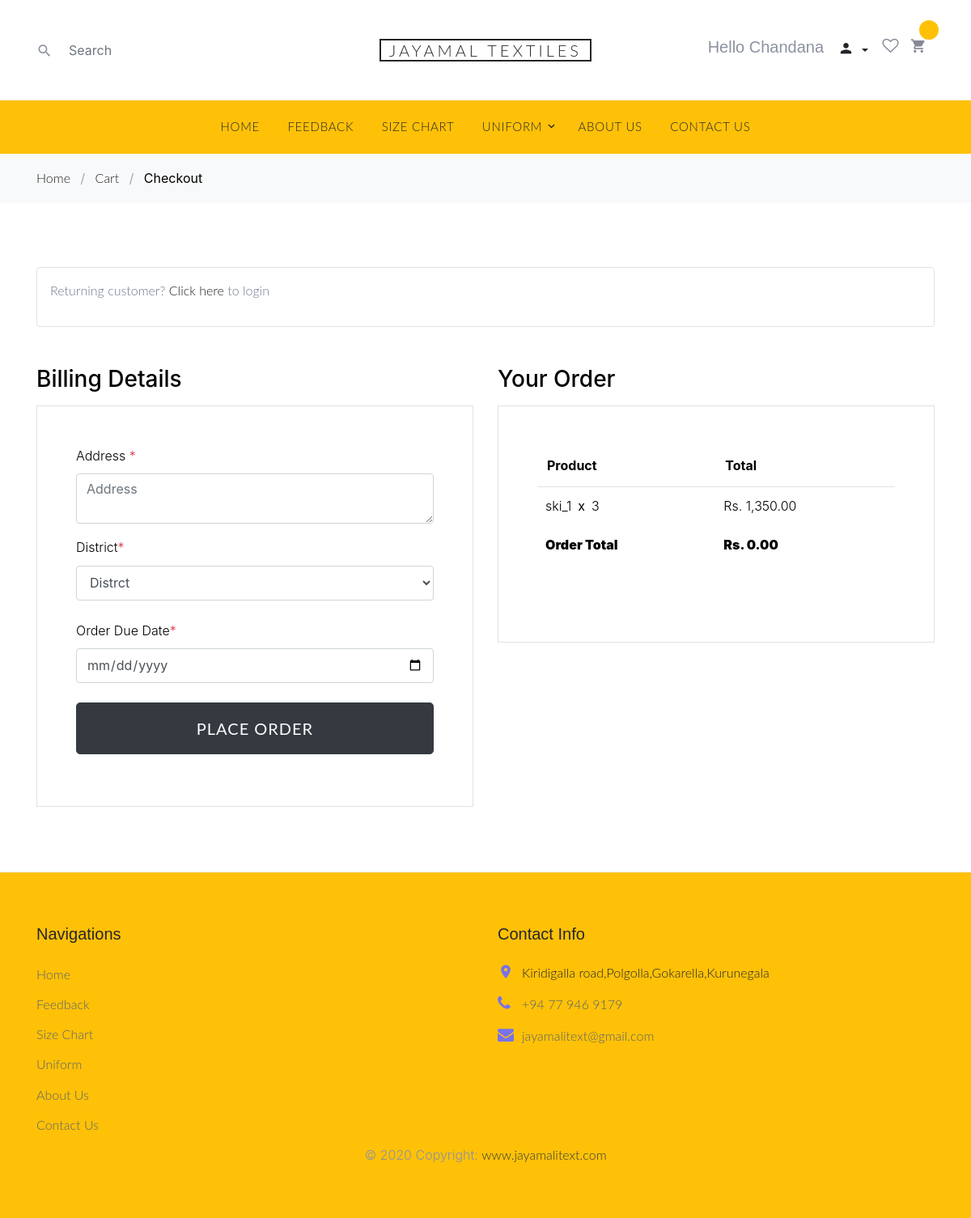
The app's page /JT/checkout.php (signed in) with its own data.
### tables this page shows
CREATE TABLE `orderdetails` (
  `order_ID` int(100) NOT NULL,
  `uniform_ID` varchar(100) NOT NULL,
  `user_ID` int(100) NOT NULL,
  `selected_size` varchar(45) DEFAULT NULL,
  `price` int(100) NOT NULL,
  `quantity` int(100) NOT NULL,
  `total_price` int(100) NOT NULL
);

### JT/checkout.php (the view, shortened to what this page needs)
<?php
include('config/dbcon.php');
?>
<!DOCTYPE html>
<html lang="en">
<head>
  <link rel="stylesheet" href="fonts/icomoon/style.css">
  <link rel="stylesheet" href="css/bootstrap.min.css">
  <link rel="stylesheet" href="css/magnific-popup.css">
  <link rel="stylesheet" href="css/jquery-ui.css">
  <link rel="stylesheet" href="css/owl.carousel.min.css">
  <link rel="stylesheet" href="css/owl.theme.default.min.css">
  <link rel="stylesheet" href="css/style-starter.css">
  <link rel="stylesheet" href="css/aos.css">
  <link rel="stylesheet" href="css/style.css">
</head>
<body>
  <div class="site-wrap">
    <header class="site-navbar" role="banner">
      <div class="site-navbar-top">
        <div class="container">
          <div class="row align-items-center">
            <div class="col-6 col-md-4 order-2 order-md-1 site-search-icon text-left">
              <form action="" class="site-block-top-search">
                <span class="icon icon-search2"></span>
                <input type="text" class="form-control border-0" placeholder="Search">
              </form>
            </div>
            <div class="col-12 mb-3 mb-md-0 col-md-4 order-1 order-md-2 text-center">
              <div class="site-logo">
                <a href="index.php" class="js-logo-clone">JAYAMAL TEXTILES</a>
              </div>
            </div>
            <div class="col-6 col-md-4 order-3 order-md-3 text-right">
              <div class="site-top-icons">
                <ul>
                  <li>
                    <h5>Hello
                      <?php
                      if (isset($_SESSION['auth'])) {
                        echo $_SESSION['auth_user']['user_name'];
                      } else {
                        echo "Not Logged in";
                      }
                      ?>
                    </h5>
                  </li>
                  <li>
                    <div class="dropdown">
                      <button class="btn dropdown-toggle" type="button" id="dropdownMenuButton" data-toggle="dropdown" aria-haspopup="true" aria-expanded="false">
                        <span class="icon icon-person"></span>
                      </button>
                    </div>
                  </li>
                  <li><a href="#"><span class="icon icon-heart-o"></span></a></li>
                  <li>
                    <a class="site-cart" href="cart.php">
                      <span class="icon icon-shopping_cart"></span>
                      <span id="cart-item" class="count bg-warning text-secondary"></span>
                    </a>
                  </li>
                </ul>
              </div>
            </div>
          </div>
        </div>
      </div>
      <nav class="site-navigation text-right text-md-center bg-warning" role="navigation">
        <div class="container">
          <ul class="site-menu js-clone-nav d-none d-md-block">
            <li><a href="index.php">Home</a></li>
            <li><a href="feedback.php.">Feedback</a></li>
            <li><a href="sizechart.php">Size Chart</a></li>
            <li class="has-children">
              <a href="uniform.php">Uniform</a>
            </li>
            <li><a href="aboutus.php">About Us</a></li>
            <li><a href="contactus.php">Contact Us</a></li>
          </ul>
        </div>
      </nav>
    </header>
    <div class="bg-light py-3">
      <div class="container">
        <div class="row">
          <div class="col-md-12 mb-0"><a href="index.html">Home</a> <span class="mx-2 mb-0">/</span> <a href="cart.html">Cart</a> <span class="mx-2 mb-0">/</span> <strong class="text-black">Checkout</strong></div>
        </div>
      </div>
    </div>
    <div class="site-section">
      <div class="container" id="order">
        <div class="row mb-5">
          <div class="col-md-12">
            <div class="border p-3  rounded" role="alert">
              <p>Returning customer? <a href="../admin/login.php">Click here</a> to login</p>
            </div>
          </div>
        </div>
        <div class="row">
          <div class="col-md-6 mb-5 mb-md-0" id="order">
            <h2 class="h3 mb-3 text-black">Billing Details</h2>
            <div class="p-3 p-lg-5 border">
              <form action="" method="post" id="placeOrder">
                <div class="form-group row">
                  <div class="col-md-12">
                    <label for="address" class="text-black">Address <span class="text-danger">*</span></label>
                    <textarea type="text" class="form-control" id="address" name="address" placeholder="Address" required></textarea>
                  </div>
                </div>
                <div class="form-group">
                  <label for="district" class="text-black">District<span class="text-danger">*</span></label>
                  <select name="district" id="district" class="form-control" required>
                    <option value="" selected disabled>Distrct</option>
                  </select>
                </div>
                <div class="py-2 mb-3">
                  <label for="due_date" class="text-black">Order Due Date</label><span class="text-danger">*</span></label>
                  <input type="date" class="form-control" name="due_date" required>
                </div>
                <div class="form-group">
                  <input type="submit" name="submit" value="Place Order" class="btn btn-dark btn-lg py-3 btn-block">
                </div>
              </form>
            </div>
          </div>
          <div class="col-md-6">
            <div class="row mb-5">
              <div class="col-md-12">
                <h2 class="h3 mb-3 text-black">Your Order</h2>
                <div class="p-3 p-lg-5 border">
                  <table class="table site-block-order-table mb-5">
                    <thead>
                      <th>Product</th>
                      <th>Total</th>
                    </thead>
                    <tbody>
                      <?php
                      if (isset($_SESSION['auth_user'])) {
                        $user_id = $_SESSION['auth_user']['user_id'];
                        $query = "SELECT * FROM orderdetails WHERE user_ID ='$user_id'";
                        $query_run = mysqli_query($con, $query);
                        if (mysqli_num_rows($query_run) > 0) {
                          foreach ($query_run as $ord) {
                      ?>
                            <tr>
                              <td><?= $ord['uniform_ID'] ?><strong class="mx-2">x</strong><?= $ord['quantity'] ?></td>
                              <td>Rs. <?= number_format($ord['total_price'], 2); ?></td>
                            </tr>
                          <?php
                          }
                        }
                      }
                ?>
                <tr>
                  <td class="text-black font-weight-bold"><strong>Order Total</strong></td>
                  <td class="text-black font-weight-bold"><strong>Rs. <?= number_format($grand_total, 2) ?></strong></td>
                </tr>
                </tbody>
                  </table>
                </div>
              </div>
            </div>
          </div>
        </div>
      </div>
    </div>
    <footer class="site-footer border-top bg-warning">
      <div class="container">
        <div class="row">
          <div class="col-lg-6 mb-5 mb-lg-0">
            <div class="row">
              <div class="col-md-12">
                <h3 class="footer-heading mb-4">Navigations</h3>
              </div>
              <div class="col-md-6 col-lg-6">
                <ul class="list-unstyled">
                  <li><a href="index.php">Home</a></li>
                  <li><a href="feedback.php">Feedback</a></li>
                  <li><a href="sizechart.php">Size Chart</a></li>
                  <li><a href="uniform.php">Uniform</a></li>
                  <li><a href="aboutus.php">About Us</a></li>
                  <li><a href="contactus.php">Contact Us</a></li>
                </ul>
              </div>
            </div>
          </div>
          <div class="col-md-6 col-lg-6">
            <div class="block-5 mb-5">
              <h3 class="footer-heading mb-4">Contact Info</h3>
              <ul class="list-unstyled">
                <li class="address dark">Kiridigalla road,Polgolla,Gokarella,Kurunegala</li>
                <li class="phone"><a href="tel://23923929210">+94 77 946 9179</a></li>
                <li class="email"><a href="mailto:jayamalitext@gmail.com">jayamalitext@gmail.com</a></li>
              </ul>
            </div>
          </div>
        </div>
        <div class="text-center">
          © 2020 Copyright:
          <a class="text-dark" href="index.php">www.jayamalitext.com</a>
        </div>
      </div>
    </footer>
  </div>
</body>
</html>

### JT/css/style.css (style rules this page uses)
body { line-height: 1.7; color: #8c92a0; font-weight: 300; font-size: 16px; }
a { -webkit-transition: .3s all ease; -o-transition: .3s all ease; transition: .3s all ease; }
.text-black { color: #000; }
.site-wrap:before { -webkit-transition: .3s all ease-in-out; -o-transition: .3s all ease-in-out; transition: .3s all ease-in-out; background: rgba(0, 0, 0, 0.6); content: ""; position: absolute; z-index: 2000; top: 0; left: 0; right: 0; bottom: 0; opacity: 0; visibility: hidden; }
.btn { text-transform: uppercase; position: relative; -webkit-transition: 0.2s all ease-in-out !important; -o-transition: 0.2s all ease-in-out !important; transition: 0.2s all ease-in-out !important; top: 0; letter-spacing: .05em; }
.form-control { height: 43px; }
.site-section { padding: 2.5em 0; }
@media (min-width: 768px) { .site-section { padding: 5em 0; } }
.border-top { border-top: 1px solid #edf0f5 !important; }
.site-footer { padding: 4em 0; }
.site-footer ul li { margin-bottom: 10px; }
.site-footer ul li a { color: #5c626e; }
.site-footer .footer-heading { font-size: 20px; color: #25262a; }
.site-navbar { background: #fff; margin-bottom: 0px; z-index: 1999; position: relative; }
.site-navbar .site-navbar-top { border-bottom: 1px solid #f3f3f4; padding-top: 20px; padding-bottom: 20px; margin-bottom: 0px; }
@media (min-width: 768px) { .site-navbar .site-navbar-top { padding-top: 40px; padding-bottom: 40px; } }
.site-navbar .site-logo a { text-transform: uppercase; color: #25262a; letter-spacing: .2em; font-size: 20px; padding-left: 10px; padding-right: 10px; border: 2px solid #25262a; }
.site-navbar a { color: #868995; }
.site-navbar .icon { font-size: 20px; }
.site-navbar .site-top-icons ul, .site-navbar .site-top-icons ul li { padding: 0; margin: 0; list-style: none; }
.site-navbar .site-top-icons ul li { display: inline-block; }
.site-navbar .site-top-icons ul li a { margin-right: 10px; }
.site-navbar .site-top-icons ul li a.site-cart { display: block; position: relative; }
.site-navbar .site-top-icons ul li a.site-cart .count { position: absolute; top: 0; right: 0; margin-right: -15px; margin-top: -20px; font-size: 13px; width: 24px; height: 24px; line-height: 24px; border-radius: 50%; display: block; text-align: center; background: #7971ea; color: #fff; -webkit-transition: .2s all ease-in-out; -o-transition: .2s all ease-in-out; transition: .2s all ease-in-out; }
.site-navbar .site-navigation .site-menu { margin-bottom: 0; }
.site-navbar .site-navigation .site-menu a { text-decoration: none !important; font-size: 15px; display: inline-block; }
.site-navbar .site-navigation .site-menu > li { display: inline-block; padding: 10px 5px; }
.site-navbar .site-navigation .site-menu > li > a { padding: 10px 10px; text-transform: uppercase; letter-spacing: .05em; color: #25262a; font-size: 15px; text-decoration: none !important; }
.site-navbar .site-navigation .site-menu .has-children { position: relative; }
.site-navbar .site-navigation .site-menu .has-children > a { position: relative; padding-right: 20px; }
.site-navbar .site-navigation .site-menu .has-children > a:before { position: absolute; content: "\e313"; font-size: 16px; top: 50%; right: 0; -webkit-transform: translateY(-50%); -ms-transform: translateY(-50%); transform: translateY(-50%); font-family: 'icomoon'; }
.site-navbar .site-navigation .site-menu .has-children a { text-transform: uppercase; }
.block-5 ul, .block-5 ul li { list-style: none; padding: 0; margin: 0; line-height: 1.5; }
.block-5 ul li { padding-left: 30px; position: relative; margin-bottom: 15px; color: #25262a; }
.block-5 ul li:before { top: 0; font-family: "icomoon"; content: ""; position: absolute; left: 0; font-size: 20px; line-height: 1; color: #7971ea; }
.block-5 ul li.address:before { content: "\e8b4"; }
.block-5 ul li.email:before { content: "\f0e0"; }
.block-5 ul li.phone:before { content: "\f095"; }
.site-block-order-table th { border-top: none !important; border-bottom-width: 1px !important; }
.site-block-order-table td, .site-block-order-table th { color: #000; }
.site-block-top-search { position: relative; }
.site-block-top-search .icon { position: absolute; left: 0; top: 50%; -webkit-transform: translateY(-50%); -ms-transform: translateY(-50%); transform: translateY(-50%); }
.site-block-top-search input { padding-left: 40px; -webkit-transition: .3s all ease-in-out; -o-transition: .3s all ease-in-out; transition: .3s all ease-in-out; }

### records on screen
orderdetails: uniform_ID "ski_1", quantity "3", total_price "1,350.00"

### other values on screen
$_SESSION['auth_user']['user_name'] "Chandana"
$grand_total "0.00"
